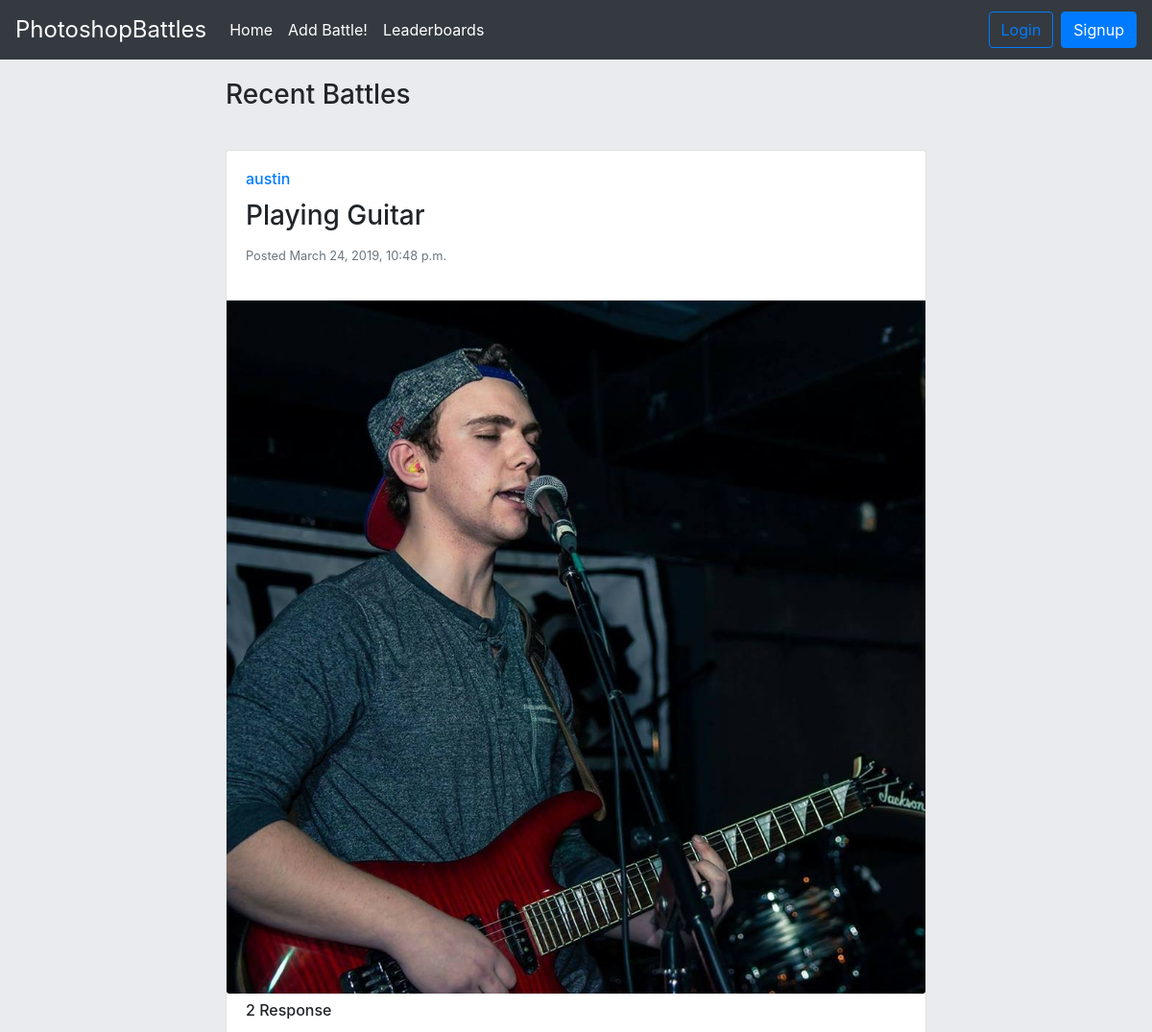
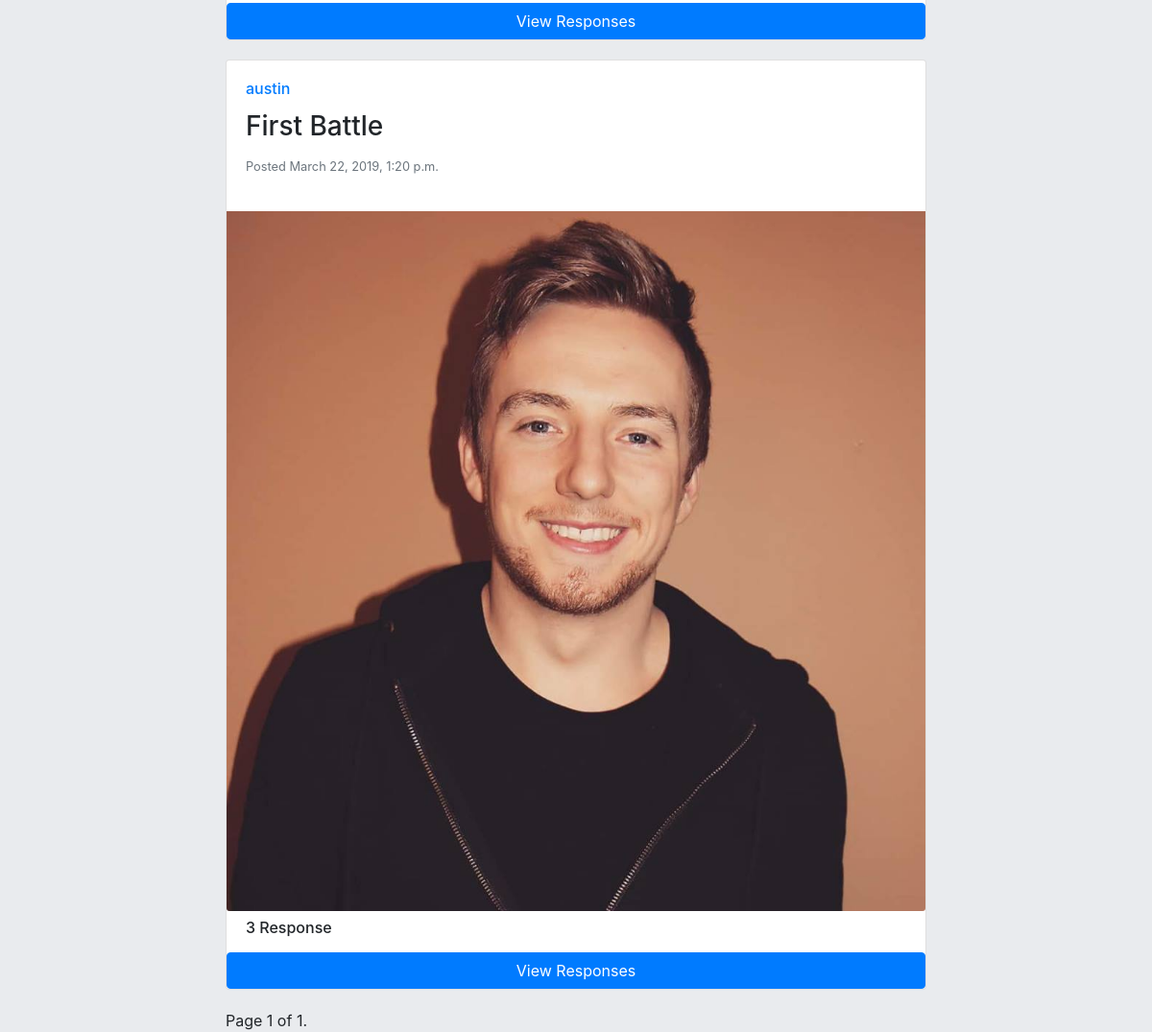
The page / on the database its author committed (2 pictures, top to bottom).
### application/models.py (models this page shows, shortened)
class Post(models.Model):
    user = models.ForeignKey(User,on_delete=models.CASCADE)
    title = models.CharField(max_length=40)
    image = models.ImageField(upload_to='post_pictures')
    pub_date = models.DateTimeField('date published')

### application/views.py (the view)
# urls.py: path('', IndexView, name='index'),
def IndexView(request):
    if request.method =='POST':
        reply_form = NewReply(request.POST or None, request.FILES or None)
        user = request.user
        if reply_form.is_valid():
            title = reply_form.cleaned_data.get('title')
            image = reply_form.cleaned_data.get('image')
            postID = request.POST.get("postID")
            post=Post.objects.filter(id=postID)[0]
            Reply.objects.create(
                title=title,
                image=image,
                user=user,
                votes=0,
                post_replying_to=post,
                pub_date = timezone.now(),
            )
            return HttpResponseRedirect('/')
    else:
        context = {}
        context['reply_form'] = NewReply()
        latest_posts = Post.objects.all().order_by('-pub_date')
        paginator = Paginator(latest_posts, 10)
        page = request.GET.get('page')
        posts = paginator.get_page(page)
        context['posts'] = posts
        return render(request, 'application/home.html', context)

### application/models.py (called while the page is built)
    def like_list(self):
        liked_list = []
        for u in self.liked_set.all():
            liked_list.append(u.user.username)
        return liked_list

### application/templates/application/home.html (shortened to what this page needs)
{% extends 'application/base_layout.html' %}
{% block container %}
  <div class="row justify-content-sm-center">
    <div class="col-sm-8">
      {% if posts %}
      <h3 class="recent-battles-heading">Recent Battles</h3>
      {% for post in posts %}
        {% include 'application/post.html' %}
      {% endfor %}
      {% else  %}
        <h3>No Battles Found</h3>
      {% endif %}
      <div class="pagination">
        <span class="step-links">
        <span class="current">
            Page {{ posts.number }} of {{ posts.paginator.num_pages }}.
        </span>
    </span>
</div>
    </div>
  </div>
{% endblock %}

### application/templates/application/post.html (shortened to what this page needs)
<div class="post">
  <div class="card">
    <div class="card-body">
      <h6 class="card-title username"><a href="/profile/{{post.user}}">{{post.user}}</a></h6>
      <h3 class="card-title post-title">{{post.title}}</h6>
      <p class="card-text date-posted post-date"><small class="text-muted">Posted {{post.pub_date}}</small></p>
    </div>
    <img class="card-img-bottom" src="/media/{{ post.image }}" alt="{{post.title}}" >
    {% if post.reply_set.all %}
    {% if post.reply_set.count >= 1 %}
    <h6 class="reply-heading">{{ post.reply_set.count }} Response</h6>
    <button type="button" class="btn btn-primary" data-toggle="modal" data-target=".bd-example-modal-md-{{post.id}}">View Responses</button>
    {% endif %}
    {% endif %}
  </div>
</div>

### static/css/main.css (style rules this page uses)
body { background: #E9EBEE; }
.recent-battles-heading { padding: 1.25rem 0; }
.post { margin: 20px 0; }
.reply-heading { padding: 0.5rem 1.25rem; }
.post-date { float:left; }

### rows shown on the page
Post: user "austin", title "Playing Guitar", pub_date "March 24, 2019, 10:48 p.m.", image (picture), reply_set.count "2"
Post: user "austin", title "First Battle", pub_date "March 22, 2019, 1:20 p.m.", image (picture), reply_set.count "3"

### other values the page prints
{{ posts.number }} "1"
{{ posts.paginator.num_pages }} "1"
